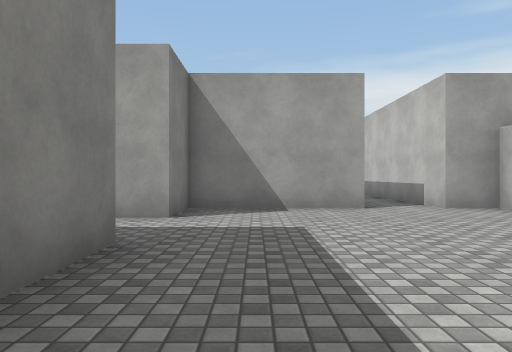
[1] (above)

19 first-person views from a walk through a scene from a Unity 3-D project. The camera is 1.2 m above the floor, looks level and sees 70° across. The floor is counted in squares, 2 m on a side. Each view is taken from the middle of a square. On the plan, view 1 faces up. The plan holds only what a view shows up to about 10 squares ahead; the rest is blank. The place goes on beyond the plan. The player is left out. Surface patterns are stand-ins for the level's own textures.

[2]
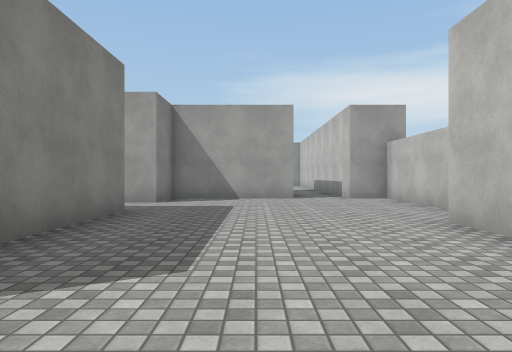

[3]
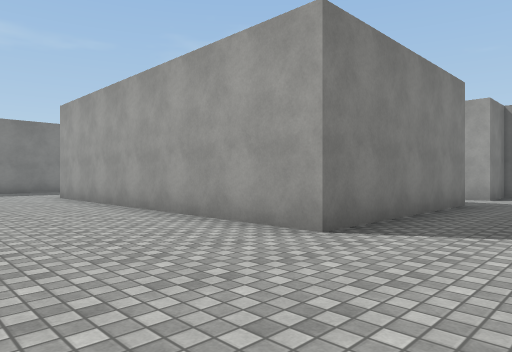

[4]
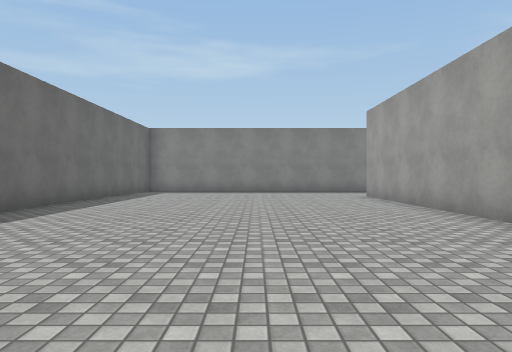

[5]
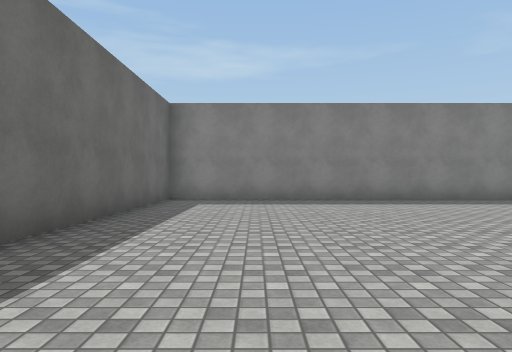

[6]
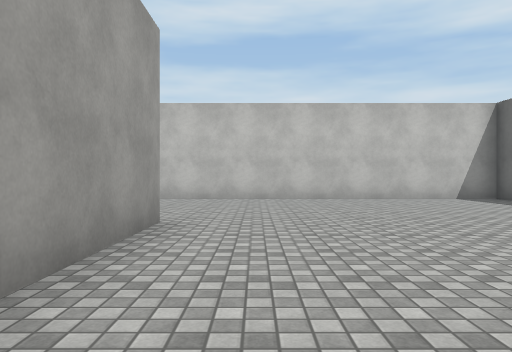

[7]
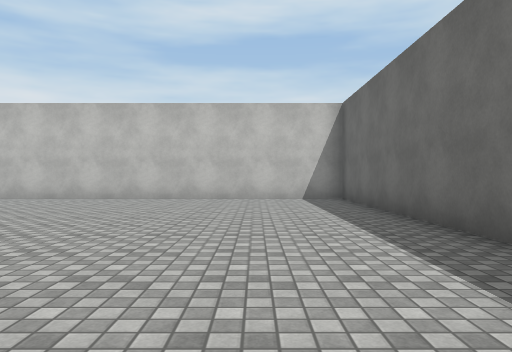

[8]
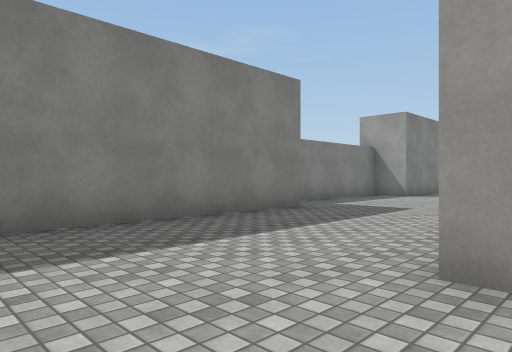

[9]
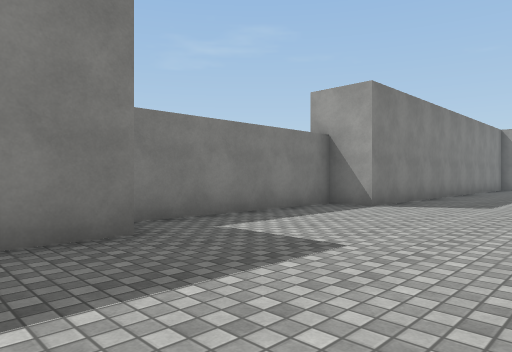

[10]
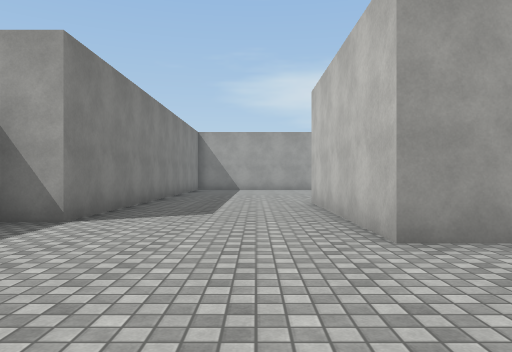

[11]
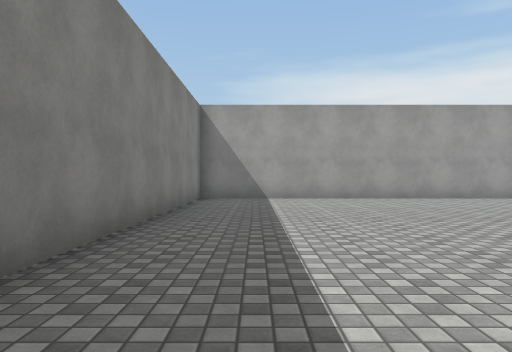

[12]
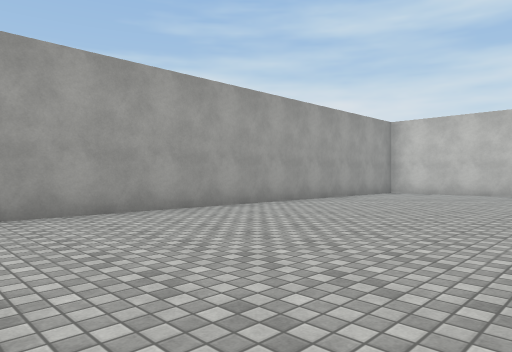

[13]
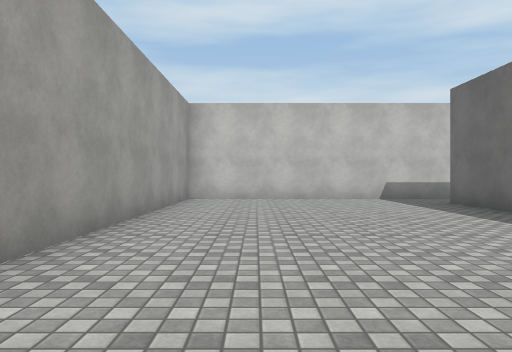

[14]
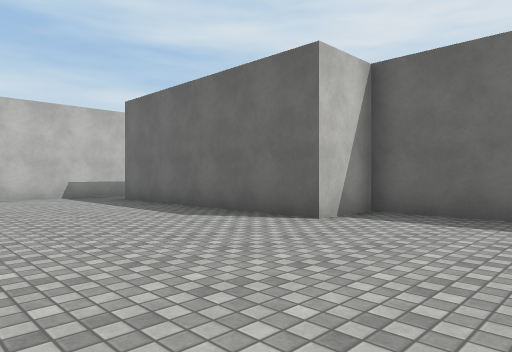

[15]
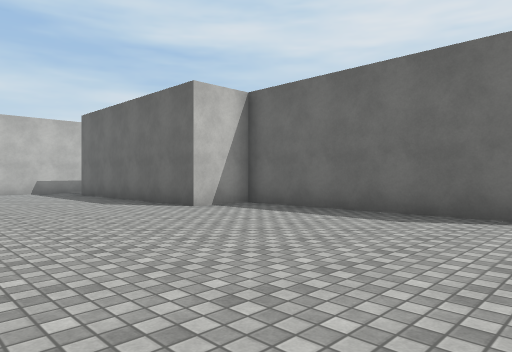

[16]
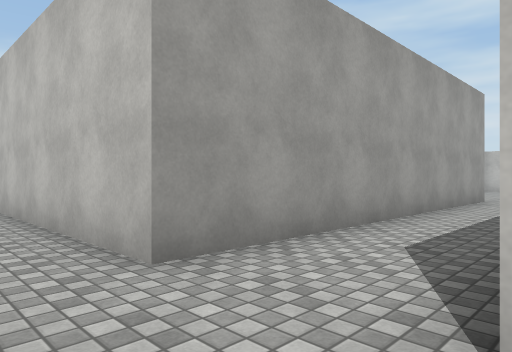

[17]
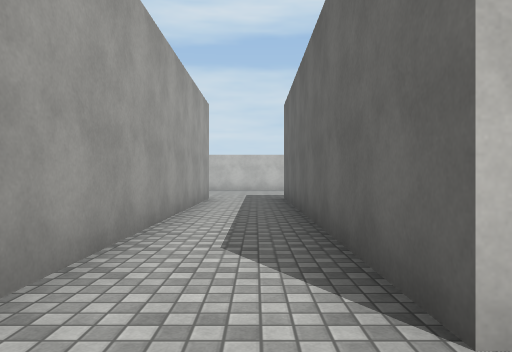

[18]
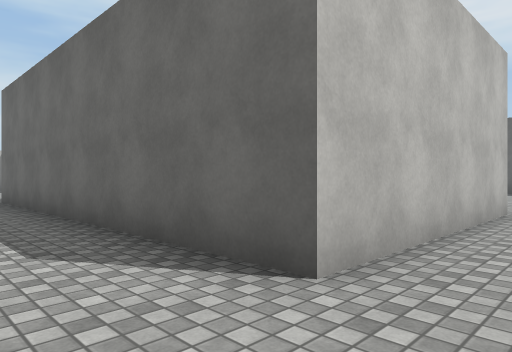

[19]
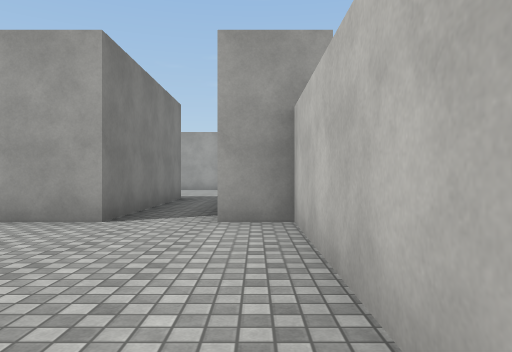

### Floor plan
Points are (right, up) in squares from view 1. A wall is a line through its corners. A room is listed if a view was taken in it or the views show most of it. See-through windows are left out.
Room 1 (views 1, 2, 3, 4, 5, 6, 7, 8, 9, 10, 11, 12, 13, 14, 15, 16, 17, 18, 19)
walls: (-1.2, 3.2) (-1.2, -1.7) (-9.7, -1.7) (-9.7, 3.2) (-1.2, 3.2); (-9, 10.2) (-4, 10.2) (-4, 11.7) (2, 11.7) (2, 6.8) (-1.2, 6.8) (-1.2, 5.2) (-9.7, 5.2) (-9.7, 10.2); (-13.5, 1.8) (-13.5, -9.2) (-5, -9.2); (4.5, 2.6) (4.5, 6.8) (3.5, 6.8) (3.5, 17.7) (-13.5, 17.7) (-13.5, 6.8) (-14.5, 6.8) (-14.5, 2.2); (-2.9, -9.2) (3.5, -9.2) (3.5, 1.8)

Where each view was taken, in squares from view 1:
view 1: 0 up, 0 right, facing up
view 2: 3 down, 1 right, facing up
view 3: 5 down, 1 right, facing up-left
view 4: 5 down, 1 right, facing left
view 5: 7 down, 4 left, facing left
view 6: 3 down, 6 left, facing right
view 7: 7 down, 6 left, facing right
view 8: 4 down, 9 left, facing up-left
view 9: 0 up, 10 left, facing up-left
view 10: 2 up, 11 left, facing up
view 11: 8 up, 12 left, facing up
view 12: 12 up, 9 left, facing up-right
view 13: 16 up, 6 left, facing right
view 14: 16 up, 7 left, facing down-right
view 15: 16 up, 10 left, facing down-right
view 16: 3 up, 11 left, facing up-right
view 17: 4 up, 11 left, facing right
view 18: 5 up, 11 left, facing down-right
view 19: 2 up, 4 right, facing up
